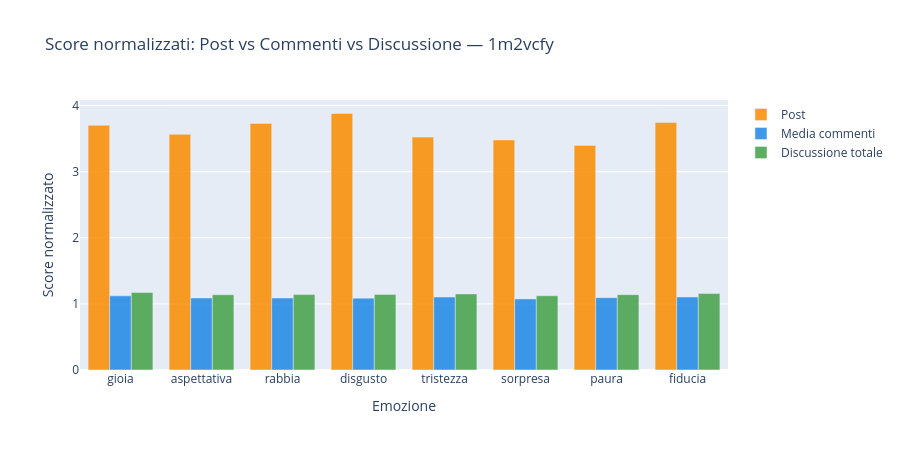

Source (notebook cell):
### Code cell
# Grafico a barre affiancate
fig2 = go.Figure()
for label, sc, color in [
    ('Post',               sc_post_norm,      '#FB8C00'),
    ('Media commenti',     sc_commenti_mean,  '#1E88E5'),
    ('Discussione totale', sc_discussione,    '#43A047'),
]:
    fig2.add_trace(go.Bar(
        name=label, x=BASIC_EMOTIONS,
        y=[sc[e] for e in BASIC_EMOTIONS],
        marker_color=color, opacity=0.85,
    ))
fig2.update_layout(
    barmode='group',
    title=f'Score normalizzati: Post vs Commenti vs Discussione — {POST_ID}',
    xaxis_title='Emozione', yaxis_title='Score normalizzato', height=450,
)
fig2.show()

### Figure 1 — Plotly figure (JSON) as saved in the notebook; plotly's stock layout.template omitted (floating-point values rounded to 4 significant figures)
{"data": [{"marker": {"color": "#FB8C00"}, "name": "Post", "opacity": 0.85, "x": ["gioia", "aspettativa", "rabbia", "disgusto", "tristezza", "sorpresa", "paura", "fiducia"], "y": [3.703, 3.567, 3.73, 3.881, 3.524, 3.481, 3.398, 3.746], "type": "bar"}, {"marker": {"color": "#1E88E5"}, "name": "Media commenti", "opacity": 0.85, "x": ["gioia", "aspettativa", "rabbia", "disgusto", "tristezza", "sorpresa", "paura", "fiducia"], "y": [1.122, 1.09, 1.089, 1.087, 1.104, 1.076, 1.095, 1.105], "type": "bar"}, {"marker": {"color": "#43A047"}, "name": "Discussione totale", "opacity": 0.85, "x": ["gioia", "aspettativa", "rabbia", "disgusto", "tristezza", "sorpresa", "paura", "fiducia"], "y": [1.172, 1.138, 1.141, 1.142, 1.151, 1.123, 1.14, 1.157], "type": "bar"}], "layout": {"barmode": "group", "title": {"text": "Score normalizzati: Post vs Commenti vs Discussione — 1m2vcfy"}, "xaxis": {"title": {"text": "Emozione"}}, "yaxis": {"title": {"text": "Score normalizzato"}}, "height": 450}}
